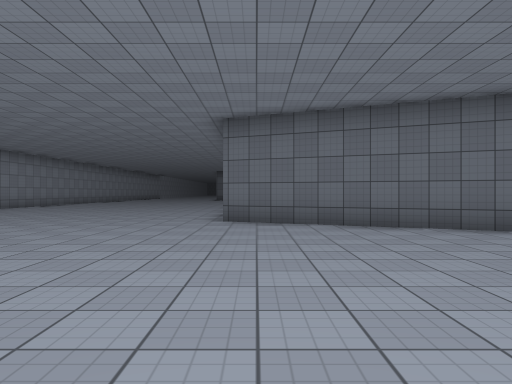
[1] (above)

24 first-person views from a walk through a 3-D level made in the Unity game engine. The camera is 1.3 m above the floor, looks level and sees 70° across. The floor is counted in squares, 2 m on a side. Each view is taken from the middle of a square. On the plan, view 1 faces up. The plan holds only what a view shows up to about 11 squares ahead; the rest is blank. The place goes on beyond the plan. Surface patterns are stand-ins for the level's own textures.

[2]
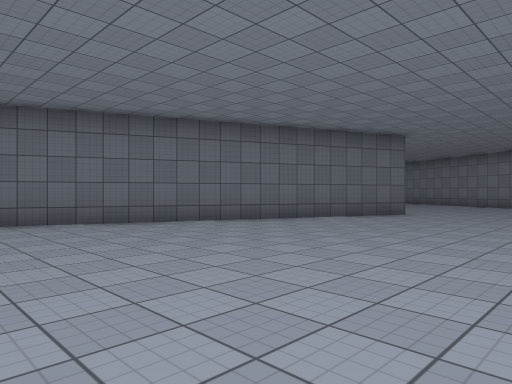

[3]
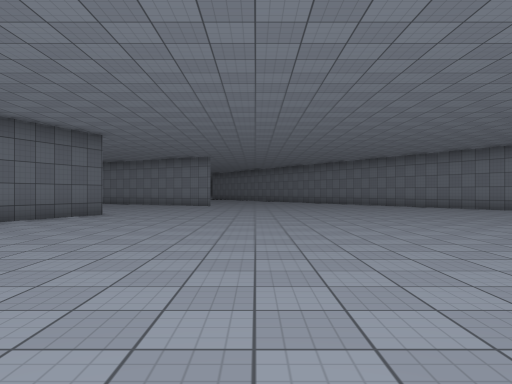

[4]
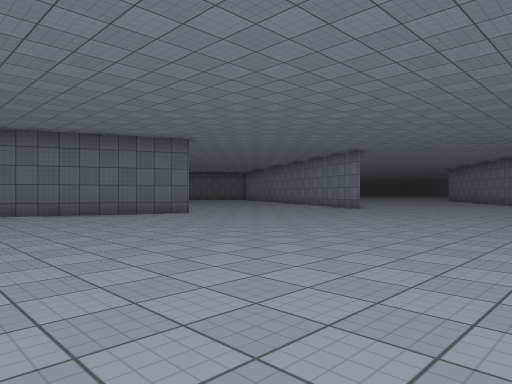

[5]
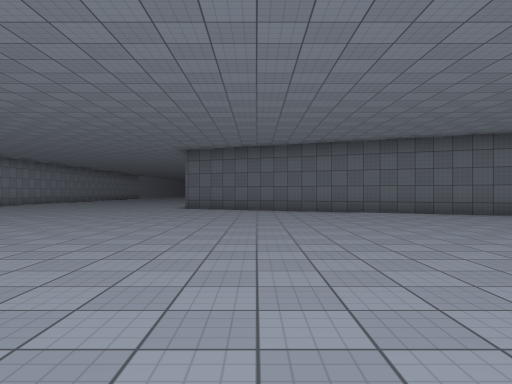

[6]
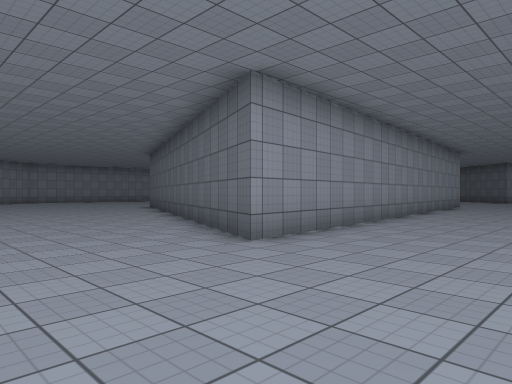

[7]
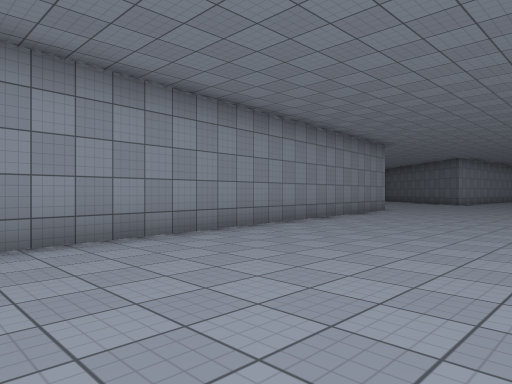

[8]
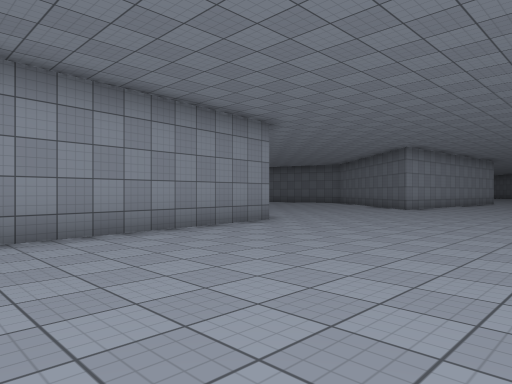

[9]
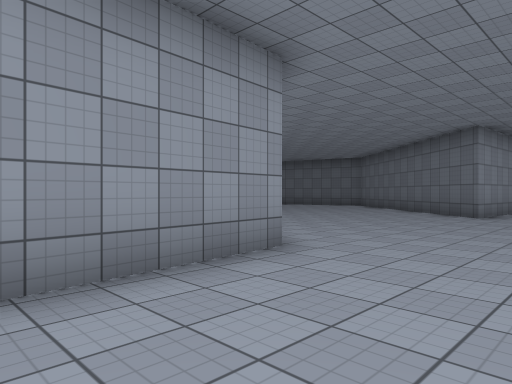

[10]
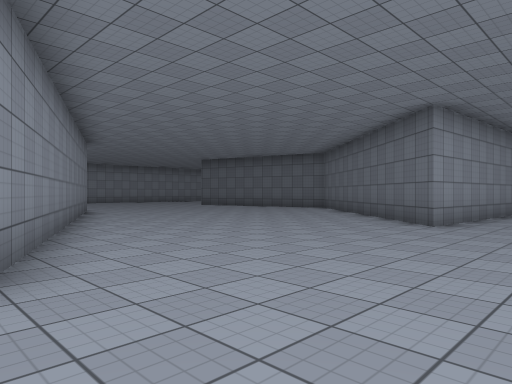

[11]
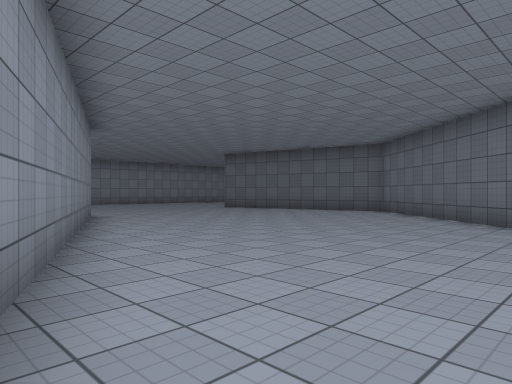

[12]
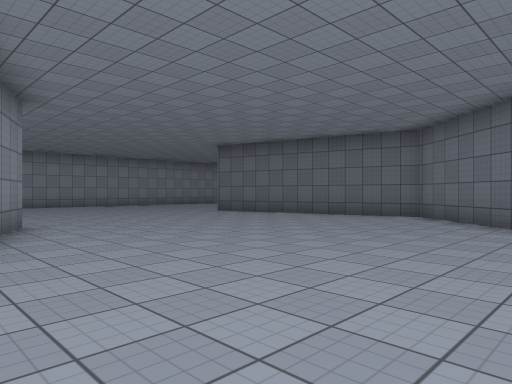

[13]
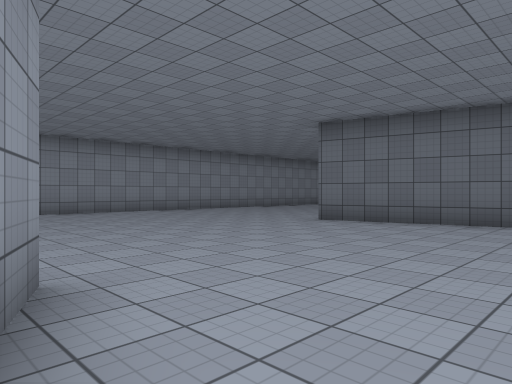

[14]
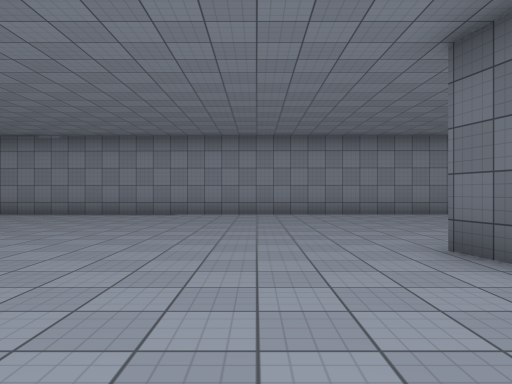

[15]
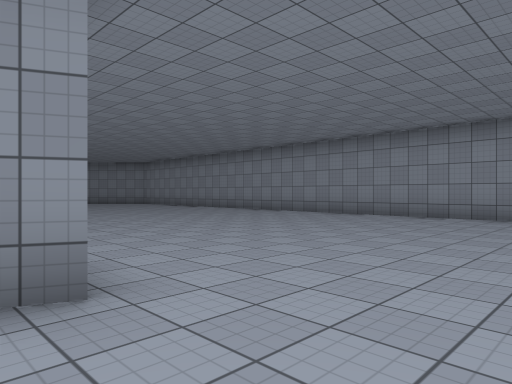

[16]
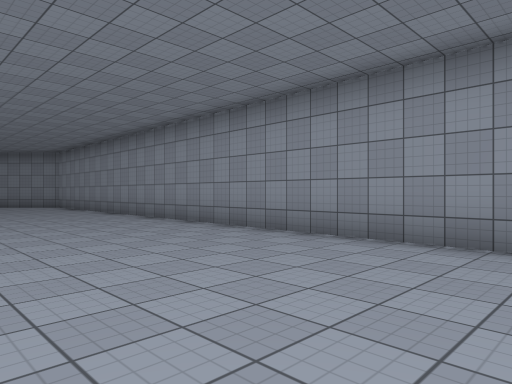

[17]
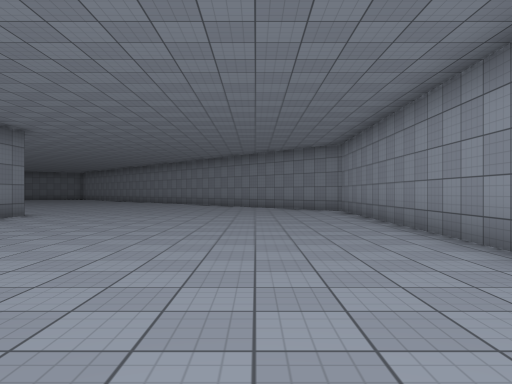

[18]
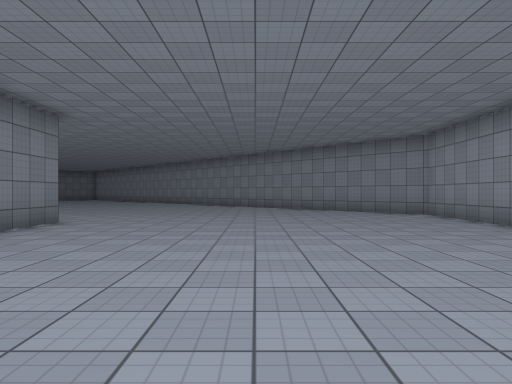

[19]
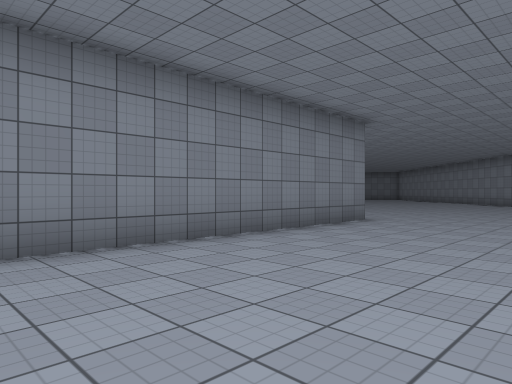

[20]
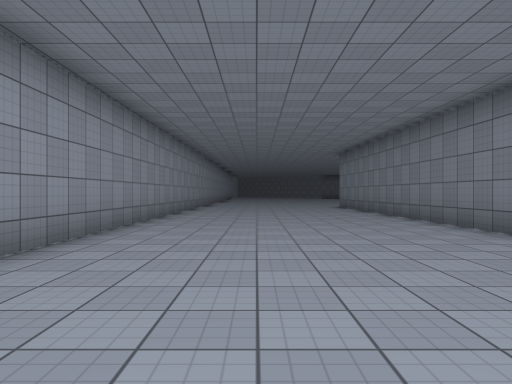

[21]
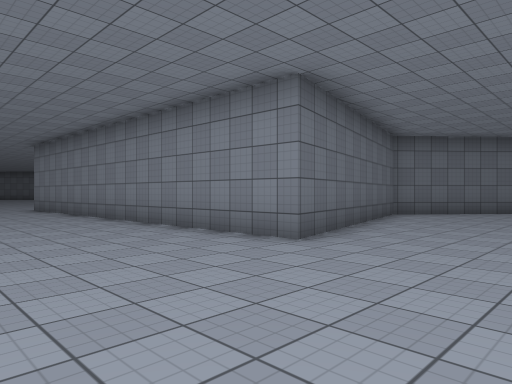

[22]
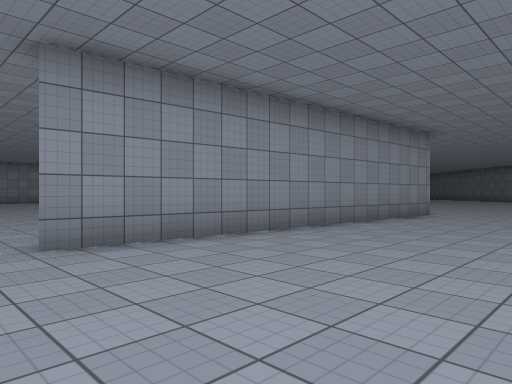

[23]
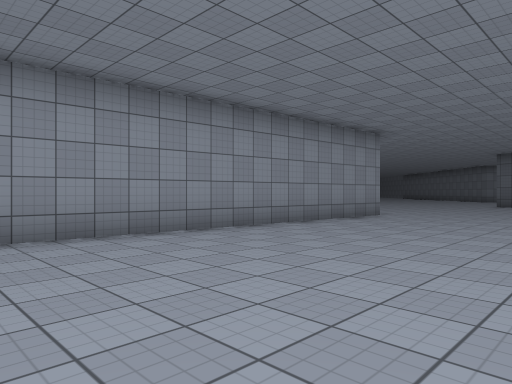

[24]
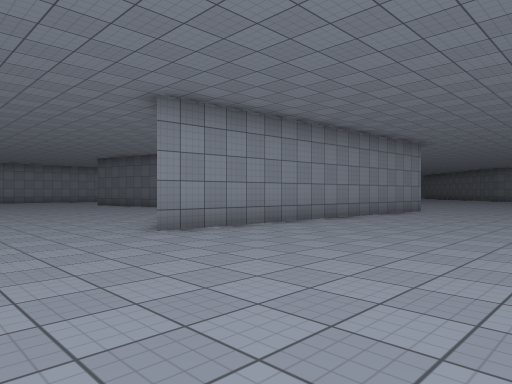

### Floor plan
Points are (right, up) in squares from view 1. A wall is a line through its corners. A room is listed if a view was taken in it or the views show most of it. See-through windows are left out.
Room 1 (views 1, 2, 3, 4, 5, 6, 7, 8, 9, 10, 11, 12, 13, 14, 15, 16, 17, 18, 19, 20, 21, 22, 23, 24)
walls: (-0.9, 21.8) (8.6, 17.6); (9.1, 17.4) (10.5, 3.4) (-0.7, 8.1) (-0.8, 15.3); (-9.5, 35) (-9.9, 5.6) (-9.3, 5); (10.2, 33.8) (9.5, 24.1) (3.3, 29.7) (-3, 28.1) (-3.3, 35.5)

Where each view was taken, in squares from view 1:
view 1: 0 up, 0 right, facing up
view 2: 1 down, 0 right, facing up-right
view 3: 1 down, 0 right, facing right
view 4: 6 down, 4 right, facing up-right
view 5: 6 down, 2 right, facing up
view 6: 0 up, 14 right, facing up-left
view 7: 5 up, 15 right, facing up-left
view 8: 11 up, 15 right, facing up-left
view 9: 14 up, 12 right, facing up-left
view 10: 17 up, 12 right, facing up-left
view 11: 18 up, 9 right, facing up-left
view 12: 20 up, 7 right, facing up-left
view 13: 21 up, 2 right, facing up-left
view 14: 26 up, 1 right, facing left
view 15: 24 up, 0 right, facing down-left
view 16: 22 up, 5 left, facing down-left
view 17: 18 up, 7 left, facing down
view 18: 16 up, 5 left, facing down
view 19: 16 up, 5 left, facing down-right
view 20: 24 up, 7 left, facing up
view 21: 25 up, 7 left, facing up-right
view 22: 23 up, 14 right, facing up-left
view 23: 24 up, 15 right, facing up-left
view 24: 21 up, 15 right, facing up-left
